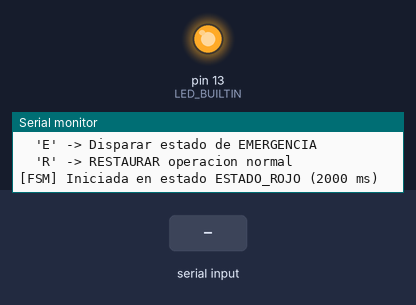
A sketch run on a simulated Arduino Uno, built with avr-gcc and run on an emulated ATmega328P. Shown: output pins drawn as LEDs (lit = HIGH), the last lines printed to the serial monitor. Dashed ring = blinking. The inputs (shaded band) are chosen by the test bench.

Above: at 1.2 s.
1.3 s: "E" received over Serial
At 1.67 s:
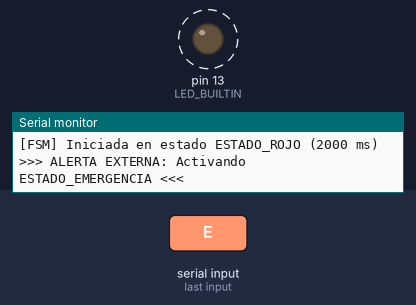
4.3 s: "R" received over Serial
At 6.9 s:
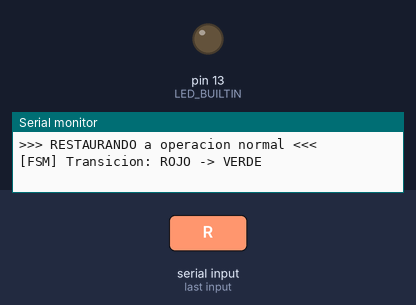
Timing chart, 0 to 13.3 s (numbered marks = the images above; inputs shaded):
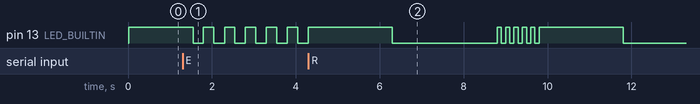

The sketch:

03_Maquina_Estados_FSM.ino
```cpp
/**
 * ============================================================================
 * TUTORIAL 06 (ANSI C): Máquina de Estados Finita (FSM) No Bloqueante
 * ============================================================================
 * Este código demuestra:
 * 1. Implementación de una Máquina de Estados Finita (FSM) en ANSI C puro.
 * 2. Uso de 'typedef enum' para modelar estados discretos.
 * 3. Ejecución no bloqueante basada en marcas de tiempo (eliminación de delay()).
 * 4. Manejo de transiciones condicionales y eventos externos (ej. botón/comando).
 *
 * Compatible con: Arduino Uno, Nano, Mega, ESP32, RP2040, STM32.
 * ============================================================================
 */

#include <Arduino.h>
#include <stdint.h>

#ifndef LED_BUILTIN
#define LED_BUILTIN 2
#endif

// 1. Definición de Estados de la FSM mediante enum ANSI C
typedef enum {
    ESTADO_ROJO = 0,
    ESTADO_VERDE,
    ESTADO_AMARILLO,
    ESTADO_EMERGENCIA
} EstadoFSM_t;

// 2. Estructura de contexto de la máquina de estados
typedef struct {
    EstadoFSM_t estadoActual;
    uint32_t tiempoEntradaEstado;
    uint32_t duracionEstadoMs;
    uint16_t conteoCiclos;
} MaquinaEstados_t;

// Instancia estática de la FSM
static MaquinaEstados_t fsmSemaforo;

// Función para cambiar de estado de forma controlada (registra el tiempo de transición)
void FSM_Transicionar(MaquinaEstados_t* pFsm, EstadoFSM_t nuevoEstado, uint32_t duracionMs) {
    pFsm->estadoActual = nuevoEstado;
    pFsm->tiempoEntradaEstado = millis();
    pFsm->duracionEstadoMs = duracionMs;
}

// Inicialización de la FSM
void FSM_Init(MaquinaEstados_t* pFsm) {
    pFsm->conteoCiclos = 0;
    FSM_Transicionar(pFsm, ESTADO_ROJO, 2000); // Comienza en ROJO por 2 segundos
    Serial.println(F("[FSM] Iniciada en estado ESTADO_ROJO (2000 ms)"));
}

// Actualización periódica no bloqueante de la FSM
void FSM_Update(MaquinaEstados_t* pFsm) {
    uint32_t tiempoActual = millis();
    uint32_t tiempoTranscurrido = tiempoActual - pFsm->tiempoEntradaEstado;

    switch (pFsm->estadoActual) {
        case ESTADO_ROJO:
            digitalWrite(LED_BUILTIN, HIGH); // Representamos ROJO encendiendo el LED fijo
            if (tiempoTranscurrido >= pFsm->duracionEstadoMs) {
                Serial.println(F("[FSM] Transicion: ROJO -> VERDE"));
                FSM_Transicionar(pFsm, ESTADO_VERDE, 2500); // Verde por 2.5s
            }
            break;

        case ESTADO_VERDE:
            digitalWrite(LED_BUILTIN, LOW); // Representamos VERDE apagando el LED
            if (tiempoTranscurrido >= pFsm->duracionEstadoMs) {
                Serial.println(F("[FSM] Transicion: VERDE -> AMARILLO"));
                FSM_Transicionar(pFsm, ESTADO_AMARILLO, 1000); // Amarillo por 1s
            }
            break;

        case ESTADO_AMARILLO:
            // Parpadeo rápido en amarillo
            digitalWrite(LED_BUILTIN, ((tiempoTranscurrido / 100) % 2 == 0) ? HIGH : LOW);
            if (tiempoTranscurrido >= pFsm->duracionEstadoMs) {
                pFsm->conteoCiclos++;
                Serial.print(F("[FSM] Ciclo completado #"));
                Serial.println(pFsm->conteoCiclos);
                Serial.println(F("[FSM] Transicion: AMARILLO -> ROJO"));
                FSM_Transicionar(pFsm, ESTADO_ROJO, 2000);
            }
            break;

        case ESTADO_EMERGENCIA:
            // Parpadeo continuo de advertencia
            digitalWrite(LED_BUILTIN, ((tiempoTranscurrido / 250) % 2 == 0) ? HIGH : LOW);
            // El estado de emergencia solo se sale si el usuario envía 'R' por serial
            break;

        default:
            // Estado inválido defensivo: reiniciar a estado seguro
            FSM_Transicionar(pFsm, ESTADO_ROJO, 2000);
            break;
    }
}

void setup() {
    Serial.begin(115200);
    while (!Serial && millis() < 3000);

    pinMode(LED_BUILTIN, OUTPUT);

    Serial.println(F("\n=================================================="));
    Serial.println(F(" ANSI C EMBEBIDO: MAQUINA DE ESTADOS FINITA (FSM) "));
    Serial.println(F("=================================================="));
    Serial.println(F("Comandos Serial:"));
    Serial.println(F("  'E' -> Disparar estado de EMERGENCIA"));
    Serial.println(F("  'R' -> RESTAURAR operacion normal"));

    FSM_Init(&fsmSemaforo);
}

void loop() {
    // 1. Ejecutar la lógica de la FSM de manera no bloqueante
    FSM_Update(&fsmSemaforo);

    // 2. Comprobar eventos externos (puerto serie)
    if (Serial.available() > 0) {
        char cmd = Serial.read();
        if (cmd == 'E' || cmd == 'e') {
            Serial.println(F("\n>>> ALERTA EXTERNA: Activando ESTADO_EMERGENCIA <<<"));
            FSM_Transicionar(&fsmSemaforo, ESTADO_EMERGENCIA, 0);
        } else if (cmd == 'R' || cmd == 'r') {
            Serial.println(F("\n>>> RESTAURANDO a operacion normal <<<"));
            FSM_Transicionar(&fsmSemaforo, ESTADO_ROJO, 2000);
        }
    }
}
```
